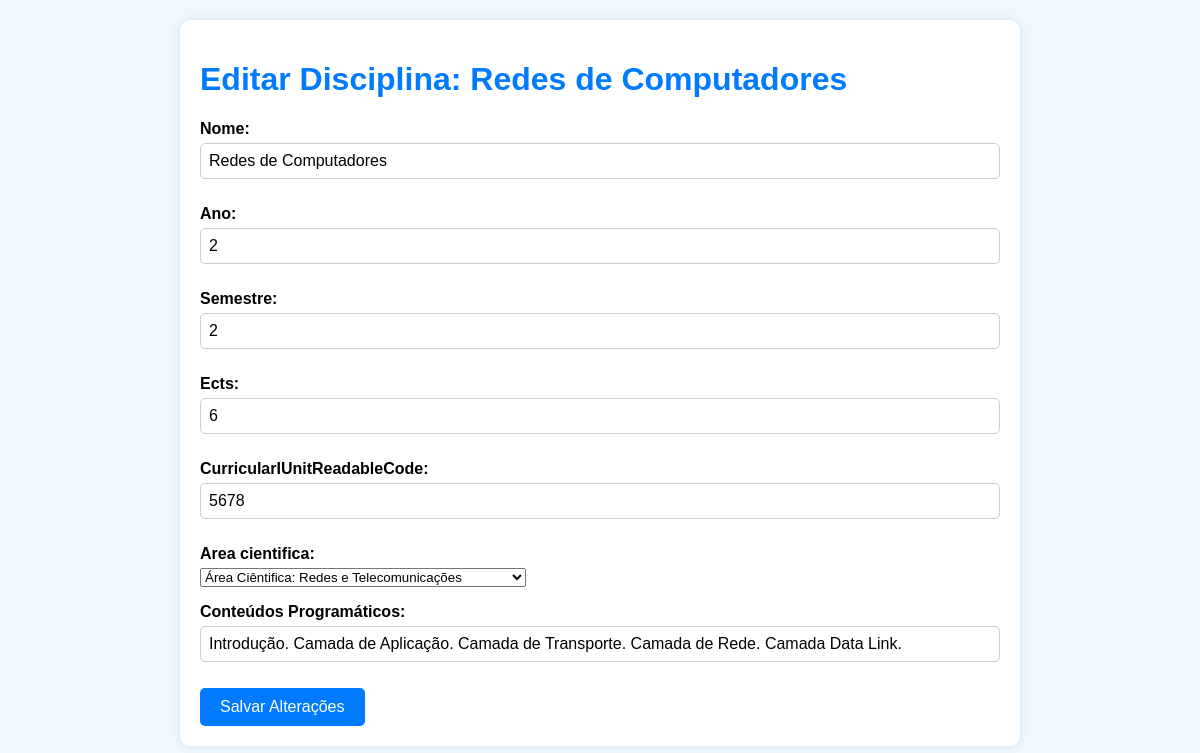
Page /curso/editar_disciplina/Redes de Computadores/ on the committed database.
### curso/models.py (models this page shows, shortened)
class Disciplina(models.Model):
    nome = models.CharField(max_length=100, verbose_name='Nome')
    ano = models.IntegerField(verbose_name='Ano')
    semestre = models.IntegerField(verbose_name='Semestre')
    ects = models.IntegerField(verbose_name='Ects')
    code = models.IntegerField(verbose_name='curricularIUnitReadableCode')
    conteudos = models.CharField(max_length=500, verbose_name='Conteúdos Programáticos', default='Conteúdos Programáticos Padrão')
    area_cientifica = models.ForeignKey('Area_Cientifica', on_delete=models.CASCADE)

class Area_Cientifica(models.Model):
    nome = models.CharField(max_length=100, verbose_name='Nome')
    def __str__(self):
        return f'Área Ciêntifica: {self.nome}'

### curso/views.py (the view)
# urls.py: path('editar_disciplina/<str:disciplina_nome>/', views.editar_disciplina, name='editar_disciplina'),
def editar_disciplina(request, disciplina_nome):
    disciplina = Disciplina.objects.get(nome=disciplina_nome)
    if request.method == 'POST':
        form = DisciplinaForm(request.POST, instance=disciplina)
        if form.is_valid():
            form.save()
            return redirect('curso:detalhes_disciplina', disciplina_nome=disciplina.nome)
    else:
        form = DisciplinaForm(instance=disciplina)
    return render(request, 'curso/editar_disciplina.html', {'form': form, 'disciplina': disciplina})

### curso/forms.py
class DisciplinaForm(forms.ModelForm):
    class Meta:
        model = Disciplina
        fields = ['nome', 'ano', 'semestre', 'ects', 'code', 'area_cientifica', 'conteudos']

### curso/templates/curso/editar_disciplina.html (shortened to what this page needs)
<!DOCTYPE html>
<html lang="en">
<head>
</head>
<body>
    <div class="container">
        <h1>Editar Disciplina: {{ disciplina.nome }}</h1>
        <form method="post">
            {{ form.as_p }}
            <button type="submit">Salvar Alterações</button>
        </form>
    </div>
</body>
</html>

### curso/templates/curso/editar_disciplina.html (style rules this page uses)
body { font-family: Arial, sans-serif; background-color: #f0f8ff; margin: 0; padding: 0; }
.container { max-width: 800px; margin: 20px auto; padding: 20px; background-color: #fff; border-radius: 10px; box-shadow: 0px 0px 10px 0px rgba(0,0,0,0.1); }
h1 { color: #007bff; }
form { margin-top: 20px; }
label { display: block; margin-bottom: 5px; font-weight: bold; }
input[type="text"], input[type="number"], textarea { width: 100%; padding: 8px; margin-bottom: 10px; border: 1px solid #ccc; border-radius: 5px; box-sizing: border-box; font-size: 16px; }
button[type="submit"] { padding: 10px 20px; background-color: #007bff; color: #fff; border: none; border-radius: 5px; cursor: pointer; font-size: 16px; }

### rows in the picture
Disciplina: nome "Redes de Computadores", ano "2", semestre "2", ects "6", code "5678", area_cientifica "Área Ciêntifica: Redes e Telecomunicações", conteudos "Introdução. Camada de Aplicação. Camada de Transporte. Camada de Rede. Camada Data Link."
